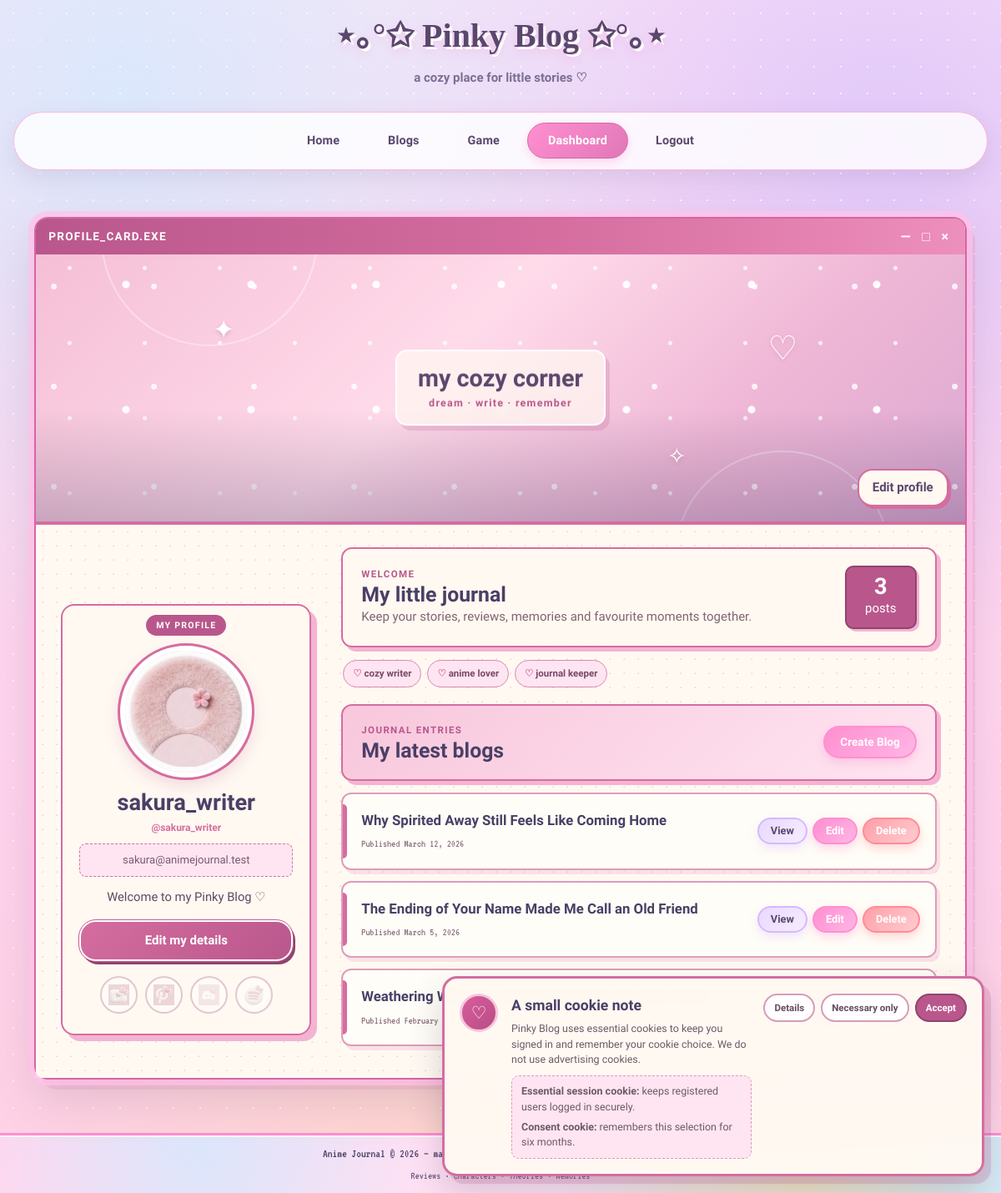
The app's page /profile.php (signed in) with its own data.
### tables this page shows
CREATE TABLE IF NOT EXISTS user (
    id INT AUTO_INCREMENT PRIMARY KEY,
    username VARCHAR(50) NOT NULL UNIQUE,
    email VARCHAR(100) NOT NULL UNIQUE,
    password VARCHAR(255) NOT NULL,
    role VARCHAR(20) NOT NULL DEFAULT 'user',
    profile_image VARCHAR(255) DEFAULT NULL,
    cover_image VARCHAR(255) DEFAULT NULL,
    description TEXT DEFAULT NULL,
    discord VARCHAR(255) DEFAULT NULL,
    youtube VARCHAR(255) DEFAULT NULL,
    x_link VARCHAR(255) DEFAULT NULL,
    spotify VARCHAR(255) DEFAULT NULL
);

CREATE TABLE IF NOT EXISTS blogpost (
    id INT AUTO_INCREMENT PRIMARY KEY,
    user_id INT NOT NULL,
    title VARCHAR(200) NOT NULL,
    content TEXT NOT NULL,
    thumbnail VARCHAR(255) DEFAULT NULL,
    created_at TIMESTAMP DEFAULT CURRENT_TIMESTAMP,
    updated_at TIMESTAMP DEFAULT CURRENT_TIMESTAMP ON UPDATE CURRENT_TIMESTAMP,
    CONSTRAINT fk_blog_user
        FOREIGN KEY (user_id) REFERENCES user(id)
        ON DELETE CASCADE
        ON UPDATE CASCADE
);

### includes/auth.php (called while the page is built, shortened)
<?php
function e(string $value): string
{
    return htmlspecialchars($value, ENT_QUOTES, 'UTF-8');
}
function formatDate(string $date): string
{
    return date('F j, Y', strtotime($date));
}

### profile.php (the view, shortened to what this page needs)
<?php
require_once __DIR__ . '/includes/db.php';
require_once __DIR__ . '/includes/header.php';
$userId = (int) $_SESSION['user_id'];
$stmt = $conn->prepare(
    'SELECT username, email, profile_image, cover_image, description, discord, youtube, x_link, spotify
     FROM user WHERE id = ?'
);
$stmt->bind_param('i', $userId);
$stmt->execute();
$user = $stmt->get_result()->fetch_assoc();
$stmt = $conn->prepare(
    'SELECT id, title, created_at, updated_at FROM blogpost
     WHERE user_id = ? ORDER BY created_at DESC'
);
$stmt->bind_param('i', $userId);
$stmt->execute();
$blogs = $stmt->get_result()->fetch_all(MYSQLI_ASSOC);
$totalPosts = count($blogs);
$imagePath = static function (?string $filename, string $fallback): string {
    if ($filename && file_exists(__DIR__ . '/assests/images/' . basename($filename))) {
        return 'assests/images/' . rawurlencode(basename($filename));
    }
    return 'assests/images/' . $fallback;
};
$hasCustomCover = !empty($user['cover_image'])
    && basename($user['cover_image']) !== 'default-cover.jpg'
    && file_exists(__DIR__ . '/assests/images/' . basename($user['cover_image']));
?>
<div class="profile-page-shell">
    <section class="profile-window">
        <div class="profile-window-bar">
            <span>PROFILE_CARD.EXE</span>
            <span class="profile-window-controls" aria-hidden="true">— □ ×</span>
        </div>
        <div class="profile-cover<?= $hasCustomCover ? '' : ' is-default-cover' ?>">
            <?php if ($hasCustomCover): ?>
                <img src="<?= e($imagePath($user['cover_image'], 'default-cover.jpg')) ?>" alt="<?= e($user['username']) ?>'s cover image">
            <?php else: ?>
                <div class="animated-profile-cover" role="img" aria-label="Animated pink sky with drifting clouds, stars and hearts">
                    <span class="cover-sparkle sparkle-one">✦</span>
                    <span class="cover-sparkle sparkle-two">♡</span>
                    <span class="cover-sparkle sparkle-three">✧</span>
                    <div class="cover-message"><strong>my cozy corner</strong><small>dream · write · remember</small></div>
                </div>
            <?php endif; ?>
            <a href="edit_profile.php" class="cover-edit-link">Edit profile</a>
        </div>
        <div class="profile-paper">
            <aside class="profile-identity">
                <div class="profile-picture">
                    <img src="<?= e($imagePath($user['profile_image'], 'default-profile.jpg')) ?>" alt="<?= e($user['username']) ?>'s profile photo">
                </div>
                <h1><?= e($user['username']) ?></h1>
                <span class="profile-handle">@<?= e($user['username']) ?></span>
                <p class="profile-email"><?= e($user['email']) ?></p>
                <p class="profile-bio"><?= nl2br(e($user['description'] ?: 'Welcome to my Pinky Blog ♡')) ?></p>
                <a href="edit_profile.php" class="edit-profile-btn">Edit my details</a>
                <div class="social-links" aria-label="Social links">
                    <?php
                    $socials = [
                        ['youtube', 'youtube.jpg', 'YouTube'],
                        ['x_link', 'pinterest.jpg', 'X / Pinterest'],
                        ['discord', 'discord.jpg', 'Discord'],
                        ['spotify', 'spotify.jpg', 'Spotify'],
                    ];
                    foreach ($socials as [$field, $icon, $label]):
                        $link = trim((string) ($user[$field] ?? ''));
                        $isSafeLink = filter_var($link, FILTER_VALIDATE_URL)
                            && in_array(strtolower((string) parse_url($link, PHP_URL_SCHEME)), ['http', 'https'], true);
                    ?>
                        <?php if ($isSafeLink): ?>
                            <a href="<?= e($link) ?>" target="_blank" rel="noopener noreferrer" class="social-frame" title="<?= e($label) ?>">
                                <img src="assests/images/<?= e($icon) ?>" alt="<?= e($label) ?>">
                            </a>
                        <?php else: ?>
                            <span class="social-frame is-empty" title="Add <?= e($label) ?> in Edit profile">
                                <img src="assests/images/<?= e($icon) ?>" alt="">
                            </span>
                        <?php endif; ?>
                    <?php endforeach; ?>
                </div>
            </aside>
            <main class="profile-journal">
                <div class="journal-welcome">
                    <div>
                        <p class="eyebrow">Welcome</p>
                        <h2>My little journal</h2>
                        <p>Keep your stories, reviews, memories and favourite moments together.</p>
                    </div>
                    <div class="profile-stats">
                        <span><strong><?= $totalPosts ?></strong> posts</span>
                    </div>
                </div>
                <div class="profile-mood-strip" aria-label="Profile highlights">
                    <span>cozy writer</span><span>anime lover</span><span>journal keeper</span>
                </div>
                <div class="journal-heading">
                    <div>
                        <p class="eyebrow">Journal entries</p>
                        <h2>My latest blogs</h2>
                    </div>
                    <a href="create.php" class="btn btn-primary">Create Blog</a>
                </div>
                <?php if (empty($blogs)): ?>
                    <div class="empty-state profile-empty">
                        <p>You haven't written any blog posts yet.</p>
                        <a href="create.php" class="btn btn-primary">Create Your First Blog</a>
                    </div>
                <?php else: ?>
                    <div class="dashboard-list profile-post-list">
                        <?php foreach ($blogs as $blog): ?>
                            <article class="dashboard-item profile-post">
                                <div>
                                    <h3><?= e($blog['title']) ?></h3>
                                    <p class="meta">Published <?= e(formatDate($blog['created_at'])) ?><?php if ($blog['updated_at'] !== $blog['created_at']): ?> · Updated <?= e(formatDate($blog['updated_at'])) ?><?php endif; ?></p>
                                </div>
                                <div class="actions">
                                    <a href="view.php?id=<?= (int) $blog['id'] ?>" class="btn btn-secondary btn-small">View</a>
                                    <a href="edit.php?id=<?= (int) $blog['id'] ?>" class="btn btn-primary btn-small">Edit</a>
                                    <form method="POST" action="delete.php" data-confirm-delete data-blog-title="<?= e($blog['title']) ?>">
                                        <button type="submit" class="btn btn-danger btn-small">Delete</button>
                                    </form>
                                </div>
                            </article>
                        <?php endforeach; ?>
                    </div>
                <?php endif; ?>
            </main>
        </div>
    </section>
</div>
<?php require_once __DIR__ . '/includes/footer.php'; ?>

### css/style.css (style rules this page uses)
:root { --pink-bg: #f8d4d8; --pink-light: #fce8ec; --green-box: #d8ecd5; --green-border: #7cb87c; --green-dark: #5a9a5a; --cream: #fff8e8; --cream-card: #fffdf5; --text-primary: #3d352e; --text-secondary: #6d645c; --accent-pink: #e8a0b4; --accent-brown: #a67c52; --link-color: #5e81ac; --success: #7ca982; --error: #c76d6d; --radius: 10px; --font-display: 'Quicksand', sans-serif; --font-pixel: 'VT323', monospace; --font-body: 'Inter', sans-serif; --max-read: 850px; --site-width: 1200px; }
*, *::before, *::after { box-sizing: border-box; margin: 0; padding: 0; }
html { scroll-behavior: smooth; }
body { font-family: var(--font-body); font-size: 15px; line-height: 1.65; color: var(--text-primary); background-color: transparent; background-image: radial-gradient(circle, rgba(255,255,255,0.85) 2px, transparent 2px), radial-gradient(circle at 12% 8%, rgba(207, 234, 255, 0.75) 0%, transparent 40%), radial-gradient(circle at 88% 12%, rgba(200, 182, 255, 0.55) 0%, transparent 38%), radial-gradient(circle at 50% 100%, rgba(255, 224, 143, 0.35) 0%, transparent 45%), linear-gradient(180deg, #ffe3f5 0%, #ffd6ef 35%, #ffd0ea 100%); background-size: 35px 35px, auto, auto, auto, auto; background-repeat: no-repeat; background-attachment: fixed; min-height: 100vh; display: flex; flex-direction: column; }
a { color: var(--link-color); text-decoration: none; transition: color 0.2s; }
.btn { display: inline-block; padding: 8px 18px; font-family: var(--font-display); font-size: 0.85rem; font-weight: 600; text-align: center; border: 2px solid var(--green-dark); border-radius: 20px; cursor: pointer; transition: all 0.2s; text-decoration: none; line-height: 1.4; background: var(--green-box); color: var(--text-primary); box-shadow: 2px 2px 0 var(--green-dark); }
.btn-primary { background: linear-gradient( 135deg, #ff8fd0, #ffb6e6 ); border: 2px solid #ff8fd0; color: #fff; box-shadow: 0 5px 12px rgba(255,143,208,0.35); transition: 0.3s ease; }
.btn-secondary { background: linear-gradient( 135deg, #e8d9ff, #f6edff ); border: 2px solid #d6b8ff; color: #5b476d; box-shadow: 0 5px 12px rgba(214,184,255,0.35); transition: 0.3s ease; }
.btn-danger { background: linear-gradient( 135deg, #ff9fa8, #ffccd1 ); border: 2px solid #ff8b96; color: white; box-shadow: 0 5px 12px rgba(255,139,150,0.35); transition: 0.3s ease; }
.btn-small { padding: 5px 14px; font-size: 0.8rem; }
.dashboard-list { display: flex; flex-direction: column; gap: 14px; }
.dashboard-item { background: rgba(255,255,255,0.85); border: 3px solid #ffc3e8; border-radius: 22px; padding: 18px 20px; box-shadow: 0 10px 25px rgba(255,143,208,0.25), 0 5px 12px rgba(90,70,120,0.12); display: flex; flex-wrap: wrap; align-items: center; justify-content: space-between; gap: 12px; transition: 0.3s ease; }
.dashboard-item h3 { font-family: var(--font-display); font-size: 1.1rem; font-weight: 700; margin-bottom: 4px; }
.dashboard-item .meta { font-family: var(--font-pixel); font-size: 0.8rem; color: var(--text-secondary); }
.dashboard-item .actions { display: flex; gap: 8px; flex-shrink: 0; }

### css/pinky-theme.css (style rules this page uses)
:root { --cr-pink: #ffd6ef; --cr-white-glow: #ffffff; --cr-hotpink: #ff8fd0; --cr-cotton-pink: #ffb6e6; --cr-gold: #ffe08f; --cr-lavender: #c8b6ff; --cr-plum: #3a3450; }
body { font-family: 'Quicksand', sans-serif; color: var(--cr-plum); background-color: var(--cr-pink); background-image: radial-gradient(circle, rgba(255,255,255,0.65) 1.5px, transparent 1.5px), radial-gradient(circle at 12% 8%, rgba(207, 234, 255, 0.75) 0%, transparent 40%), radial-gradient(circle at 88% 12%, rgba(200, 182, 255, 0.55) 0%, transparent 38%), radial-gradient(circle at 50% 100%, rgba(255, 224, 143, 0.35) 0%, transparent 45%), linear-gradient(180deg, #ffe3f5 0%, var(--cr-pink) 35%, #ffd0ea 100%); background-size: 32px 32px, auto, auto, auto, auto; background-repeat: repeat, no-repeat, no-repeat, no-repeat, no-repeat; background-attachment: fixed; min-height: 100vh; }

### records on screen
user: username "sakura_writer", email "sakura@animejournal.test", description "Welcome to my Pinky Blog ♡"
blogpost: title "Why Spirited Away Still Feels Like Coming Home", created_at "March 12, 2026"
blogpost: title "The Ending of Your Name Made Me Call an Old Friend", created_at "March 5, 2026"
blogpost: title "Weathering…", created_at "February 25, 2026"

### other values on screen
$totalPosts "3"
